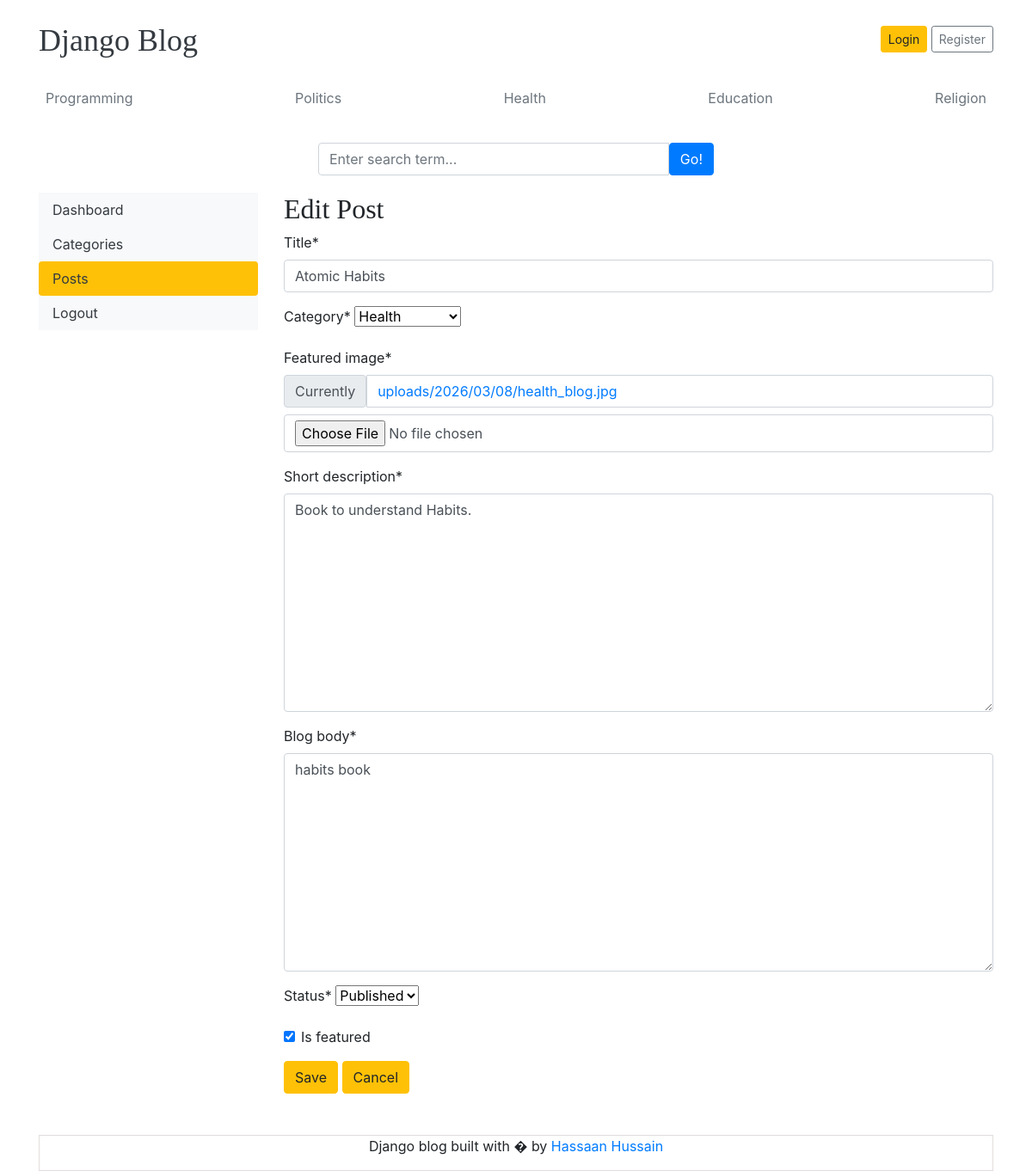
Screenshot of /dashboard/posts/edit_post/14/ with the database file from the repository.
### blogs/models.py (models this page shows, shortened)
class Category(models.Model):
    category_name = models.CharField(max_length=50, unique=True)
    created_at = models.DateTimeField(auto_now_add=True)
    update_at = models.DateTimeField(auto_now=True)
    class Meta:
        verbose_name_plural = 'categories'
    def __str__(self):
        return self.category_name

class Blog(models.Model):
    title = models.CharField(max_length=100)
    slug = models.SlugField(max_length=150, unique=True, blank=True)
    category = models.ForeignKey(Category, on_delete=models.CASCADE)
    author = models.ForeignKey(User, on_delete=models.CASCADE)
    featured_image = models.ImageField(upload_to='uploads/%Y/%m/%d')
    short_description = models.TextField(max_length=500)
    blog_body = models.TextField(max_length=2000)
    status = models.CharField(choices=STATUS_CHOICES, default="Draft")
    is_featured = models.BooleanField(default=False)
    created_at = models.DateTimeField(auto_now_add=True)
    updated_at = models.DateTimeField(auto_now=True)

### dashboard/views.py (the view)
# urls.py: path('posts/edit_post/<int:pk>/', views.edit_post, name='edit_post'),
def edit_post(request, pk):
    post = Blog.objects.get(pk=pk)
    if request.method == 'POST':
        form = PostForm(request.POST, request.FILES, instance=post)
        if form.is_valid():
            post = form.save()
            title = form.cleaned_data['title']
            post.slug = slugify(title) + '-' + str(post.id)
            post.save()
            return redirect('posts')
    else:
        form = PostForm(instance=post)
    context = {
        'form': form,
        'post': post,
    }
    return render(request, 'dashboard/edit_post.html', context)

### dashboard/forms.py
class PostForm(forms.ModelForm):
    class Meta:
        model = Blog
        exclude = ['author', 'slug']

### blogs/context_processors.py (called while the page is built)
def get_categories(request):
    categories = Category.objects.all()
    return dict(categories=categories)

def social_links(request):
    links = SocialLinks.objects.all()
    return dict(links=links)

### templates/dashboard/edit_post.html (shortened to what this page needs)
{% extends 'home.html' %}
{% load crispy_forms_tags %}
{% block content %}
<div class="row">
    {% include 'dashboard/sidebar.html' %}
    <div class="col-md-9">
        <h2>Edit Post</h2>
        <form action="{% url 'edit_post' post.id %}" method='post' enctype='multipart/form-data'>
            {{ form | crispy }}
            <button type="submit" class='btn btn-warning mb-5'>Save</button>
            <a href="{% url "categories" %}" class='btn btn-warning mb-5'>Cancel</a>
        </form>
    </div>
</div>
{% endblock content %}

### templates/home.html (shortened to what this page needs)
{% load static %}
<!DOCTYPE html>
<html lang="en">
<head>
    <link href="https://getbootstrap.com/docs/4.0/dist/css/bootstrap.min.css" rel="stylesheet">
    <link rel="stylesheet" href="https://cdnjs.cloudflare.com/ajax/libs/font-awesome/7.0.1/css/all.min.css" />
    <link href="{% static "css/blog.css" %}" rel="stylesheet">
  </head>
<body>
    <div class="container">
        <header class="blog-header py-3">
        <div class="row flex-nowrap justify-content-between align-items-center">
            <div class="col-8 pt-1">
            <a class="blog-header-logo text-dark" href="/">Django Blog</a>
            </div>
            {% if user.is_authenticated %}
            <div class="col-4 d-flex justify-content-end align-items-center">
                <small>You're logged in ''{{ user }}''</small>
                &nbsp;
                <a href="{% url "dashboard" %}" class='btn btn-sm btn-warning'>Dashboard</a>
                &nbsp;
                <a class="btn btn-sm btn-warning" href="{% url "logout" %}">Logout</a> &nbsp;
            </div>
            {% else %}
            <div class="col-4 d-flex justify-content-end align-items-center">
                <a class="btn btn-sm btn-warning" href="{% url "login" %}">Login</a> &nbsp;
                <a class="btn btn-sm btn-outline-secondary" href="{% url 'register' %}">Register</a>
            </div>
            {% endif %}
        </div>
        </header>
        <div class="nav-scroller py-1 mb-2">
        <nav class="nav d-flex justify-content-between">
            {% for category in categories %}
            <a class="p-2 text-muted" href="{% url "posts_by_category" category.id %}">{{ category }}</a>
            {% endfor %}
        </nav>
        </div>
            <form action="{% url 'search' %}" method='GET' style='width: 500px; margin:auto;'>
                <div class="card-body">
                    <div class="input-group">
                        <input class="form-control" type="text" name='keyword' value='{{ keyword }}' placeholder="Enter search term..." aria-label="Enter search term..." aria-describedby="button-search" />
                        <button class="btn btn-primary" id="button-search" type="submit">Go!</button>
                    </div>
                </div>
            </form>
        {% block content %}{% endblock %}
        <footer class="blog-footer" style='border: 0.5px solid #e2dddd; text-align: center;'>
            <p>Django blog built with � by <a href="#">Hassaan Hussain</a></p>
        </footer>
    </div>
</body>
</html>

### blog_main/static/css/blog.css (style rules this page uses)
.blog-header-logo { font-family: "Playfair Display", Georgia, "Times New Roman", serif; font-size: 2.25rem; }
h1, h2, h3, h4, h5, h6 { font-family: "Playfair Display", Georgia, "Times New Roman", serif; }

### rows the page displays
Category: category_name "Programming"
Category: category_name "Politics"
Category: category_name "Health"
Category: category_name "Education"
Category: category_name "Religion"
Blog: title "Atomic Habits", category "Health", short_description "Book to understand Habits.", blog_body "habits book", status "Published", is_featured "☑"
